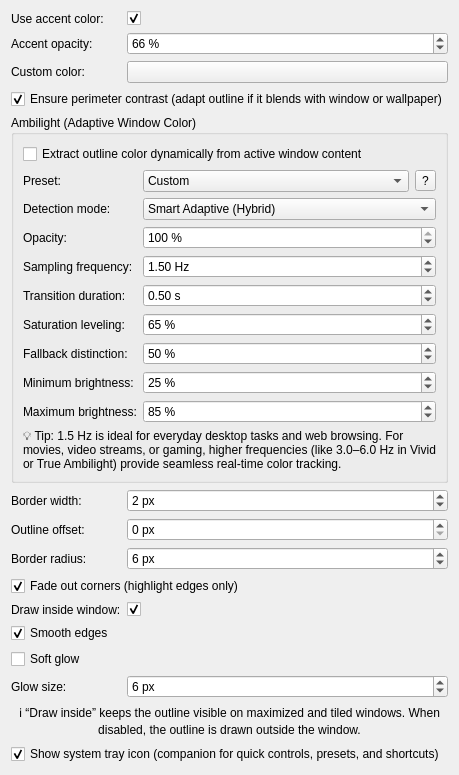
     <widget class="QWidget" name="tabGeneral">
      <attribute name="title">
       <string>Appearance</string>
      </attribute>
      <layout class="QFormLayout" name="formLayoutGeneral">

       <item row="0" column="0">
        <widget class="QLabel" name="label_accentColor">
         <property name="text">
          <string>Use accent color:</string>
         </property>
        </widget>
       </item>
       <item row="0" column="1">
        <widget class="QCheckBox" name="kcfg_UseAccentColor">
         <property name="checked">
          <bool>true</bool>
         </property>
        </widget>
       </item>

       <item row="1" column="0">
        <widget class="QLabel" name="label_accentOpacity">
         <property name="text">
          <string>Accent opacity:</string>
         </property>
        </widget>
       </item>
       <item row="1" column="1">
        <widget class="QSpinBox" name="kcfg_AccentOpacity">
         <property name="minimum">
          <number>0</number>
         </property>
         <property name="maximum">
          <number>100</number>
         </property>
         <property name="value">
          <number>66</number>
         </property>
         <property name="suffix">
          <string> %</string>
         </property>
        </widget>
       </item>

       <item row="2" column="0">
        <widget class="QLabel" name="label_customColor">
         <property name="text">
          <string>Custom color:</string>
         </property>
        </widget>
       </item>
       <item row="2" column="1">
        <widget class="KColorButton" name="kcfg_CustomColor">
         <property name="alphaChannelEnabled">
          <bool>true</bool>
         </property>
         <property name="color">
          <color alpha="255">
           <red>61</red>
           <green>174</green>
           <blue>233</blue>
          </color>
         </property>
        </widget>
       </item>

       <item row="3" column="0" colspan="2">
        <widget class="QCheckBox" name="kcfg_EnsurePerimeterContrast">
         <property name="text">
          <string>Ensure perimeter contrast (adapt outline if it blends with window or wallpaper)</string>
         </property>
         <property name="toolTip">
          <string>Monitors the window perimeter and the desktop wallpaper behind the outline. If the outline color blends into the window border or desktop background, brightness, saturation, and hue are dynamically adjusted to maintain crisp visibility across all color modes.</string>
         </property>
         <property name="checked">
          <bool>true</bool>
         </property>
        </widget>
       </item>

       <item row="4" column="0" colspan="2">
        <widget class="QGroupBox" name="groupAmbilight">
         <property name="title">
          <string>Ambilight (Adaptive Window Color)</string>
         </property>
         <layout class="QFormLayout" name="formLayoutAmbilight">
          <item row="0" column="0" colspan="2">
           <widget class="QCheckBox" name="kcfg_AmbilightEnabled">
            <property name="text">
             <string>Extract outline color dynamically from active window content</string>
            </property>
           </widget>
          </item>
          <item row="1" column="0">
           <widget class="QLabel" name="label_ambilightPreset">
            <property name="text">
             <string>Preset:</string>
            </property>
            <property name="toolTip">
             <string>Select a preconfigured profile or fine-tune individual settings manually.</string>
            </property>
           </widget>
          </item>
          <item row="1" column="1">
           <layout class="QHBoxLayout" name="layoutAmbilightPreset">
            <item>
             <widget class="QComboBox" name="comboAmbilightPreset">
              <property name="toolTip">
               <string>Select a preconfigured profile or fine-tune individual settings manually.</string>
              </property>
              <item>
               <property name="text">
                <string>Custom</string>
               </property>
              </item>
              <item>
               <property name="text">
                <string>Balanced (Default)</string>
               </property>
              </item>
              <item>
               <property name="text">
                <string>Vivid &amp; Dynamic</string>
               </property>
              </item>
              <item>
               <property name="text">
                <string>Subtle &amp; Calm</string>
               </property>
              </item>
              <item>
               <property name="text">
                <string>Eco (Battery Saver)</string>
               </property>
              </item>
              <item>
               <property name="text">
                <string>High Contrast</string>
               </property>
              </item>
              <item>
               <property name="text">
                <string>True Ambilight (Video / Cinema)</string>
               </property>
              </item>
             </widget>
            </item>
            <item>
             <widget class="QToolButton" name="btnAmbilightHelp">
              <property name="text">
               <string>?</string>
              </property>
              <property name="toolTip">
               <string>Click for detailed explanation of all Ambilight parameters and presets</string>
              </property>
             </widget>
            </item>
           </layout>
          </item>
          <item row="2" column="0">
           <widget class="QLabel" name="label_ambilightMode">
            <property name="text">
             <string>Detection mode:</string>
            </property>
            <property name="toolTip">
             <string>Algorithm used to extract the accent color from window pixels.</string>
            </property>
           </widget>
          </item>
          <item row="2" column="1">
           <widget class="QComboBox" name="kcfg_AmbilightMode">
            <property name="toolTip">
             <string>Smart Adaptive (Hybrid): Evaluates dominant accent against window average, boosting vibrance when colors align. Dominant accent: Decisively locks onto prominent vibrant accents. Balanced average: Smoothly blends all window colors into an averaged tone.</string>
            </property>
            <item>
             <property name="text">
              <string>Smart Adaptive (Hybrid)</string>
             </property>
            </item>
            <item>
             <property name="text">
              <string>Dominant accent</string>
             </property>
            </item>
            <item>
             <property name="text">
              <string>Balanced average</string>
             </property>
            </item>
           </widget>
          </item>
          <item row="3" column="0">
           <widget class="QLabel" name="label_ambilightOpacity">
            <property name="text">
             <string>Opacity:</string>
            </property>
            <property name="toolTip">
             <string>Outline opacity level (0% is completely transparent, 100% is fully opaque).</string>
            </property>
           </widget>
          </item>
          <item row="3" column="1">
           <widget class="QSpinBox" name="kcfg_AmbilightOpacity">
            <property name="toolTip">
             <string>Outline opacity level (0% is completely transparent, 100% is fully opaque).</string>
            </property>
            <property name="minimum">
             <number>0</number>
            </property>
            <property name="maximum">
             <number>100</number>
            </property>
            <property name="value">
             <number>100</number>
            </property>
            <property name="suffix">
             <string> %</string>
            </property>
           </widget>
          </item>
          <item row="4" column="0">
           <widget class="QLabel" name="label_ambilightFrequency">
            <property name="text">
             <string>Sampling frequency:</string>
            </property>
            <property name="toolTip">
             <string>How often (in Hz) window colors are analyzed. 1.5 Hz is recommended for desktop work; higher values provide instant reaction to video.</string>
            </property>
           </widget>
          </item>
          <item row="4" column="1">
           <widget class="QDoubleSpinBox" name="kcfg_AmbilightFrequency">
            <property name="toolTip">
             <string>How often (in Hz) window colors are analyzed. 1.5 Hz is recommended for desktop work; higher values provide instant reaction to video.</string>
            </property>
            <property name="minimum">
             <double>0.1</double>
            </property>
            <property name="maximum">
             <double>10.0</double>
            </property>
            <property name="singleStep">
             <double>0.5</double>
            </property>
            <property name="value">
             <double>1.5</double>
            </property>
            <property name="suffix">
             <string> Hz</string>
            </property>
           </widget>
          </item>
          <item row="5" column="0">
           <widget class="QLabel" name="label_ambilightDuration">
            <property name="text">
             <string>Transition duration:</string>
            </property>
            <property name="toolTip">
             <string>Crossfade duration (in seconds) when animating between previous and newly sampled outline colors.</string>
            </property>
           </widget>
          </item>
          <item row="5" column="1">
           <widget class="QDoubleSpinBox" name="kcfg_AmbilightDuration">
            <property name="toolTip">
             <string>Crossfade duration (in seconds) when animating between previous and newly sampled outline colors.</string>
            </property>
            <property name="minimum">
             <double>0.1</double>
            </property>
            <property name="maximum">
             <double>5.0</double>
            </property>
            <property name="singleStep">
             <double>0.1</double>
            </property>
            <property name="value">
             <double>0.5</double>
            </property>
            <property name="suffix">
             <string> s</string>
            </property>
           </widget>
          </item>
          <item row="6" column="0">
           <widget class="QLabel" name="label_ambilightSaturationLeveling">
            <property name="text">
             <string>Saturation leveling:</string>
            </property>
            <property name="toolTip">
             <string>Normalizes outline saturation: softens overly harsh neon colors and boosts pale, weak colors towards the target level.</string>
            </property>
           </widget>
          </item>
          <item row="6" column="1">
           <widget class="QSpinBox" name="kcfg_AmbilightSaturationLeveling">
            <property name="toolTip">
             <string>Normalizes outline saturation: softens overly harsh neon colors and boosts pale, weak colors towards the target level.</string>
            </property>
            <property name="minimum">
             <number>0</number>
            </property>
            <property name="maximum">
             <number>100</number>
            </property>
            <property name="value">
             <number>65</number>
            </property>
            <property name="suffix">
             <string> %</string>
            </property>
           </widget>
          </item>
          <item row="7" column="0">
           <widget class="QLabel" name="label_ambilightFallbackStrength">
            <property name="text">
             <string>Fallback distinction:</string>
            </property>
            <property name="toolTip">
             <string>Controls how strongly the outline is modified to stand out when window content matches the dominant accent in Smart Adaptive mode (0%: subtle/identical, 100%: strong contrast &amp; vibrance pop).</string>
            </property>
           </widget>
          </item>
          <item row="7" column="1">
           <widget class="QSpinBox" name="kcfg_AmbilightFallbackStrength">
            <property name="toolTip">
             <string>Controls how strongly the outline is modified to stand out when window content matches the dominant accent in Smart Adaptive mode (0%: subtle/identical, 100%: strong contrast &amp; vibrance pop).</string>
            </property>
            <property name="minimum">
             <number>0</number>
            </property>
            <property name="maximum">
             <number>100</number>
            </property>
            <property name="value">
             <number>50</number>
            </property>
            <property name="suffix">
             <string> %</string>
            </property>
           </widget>
          </item>
          <item row="8" column="0">
           <widget class="QLabel" name="label_ambilightMinBrightness">
            <property name="text">
             <string>Minimum brightness:</string>
            </property>
            <property name="toolTip">
             <string>Prevents the outline from becoming too dark on black or dark-mode windows.</string>
            </property>
           </widget>
          </item>
          <item row="8" column="1">
           <widget class="QSpinBox" name="kcfg_AmbilightMinBrightness">
            <property name="toolTip">
             <string>Prevents the outline from becoming too dark on black or dark-mode windows.</string>
            </property>
            <property name="minimum">
             <number>0</number>
            </property>
            <property name="maximum">
             <number>50</number>
            </property>
            <property name="value">
             <number>25</number>
            </property>
            <property name="suffix">
             <string> %</string>
            </property>
           </widget>
          </item>
          <item row="9" column="0">
           <widget class="QLabel" name="label_ambilightMaxBrightness">
            <property name="text">
             <string>Maximum brightness:</string>
            </property>
            <property name="toolTip">
             <string>Prevents the outline from being blindingly bright on pure white windows or bright documents.</string>
            </property>
           </widget>
          </item>
          <item row="9" column="1">
           <widget class="QSpinBox" name="kcfg_AmbilightMaxBrightness">
            <property name="toolTip">
             <string>Prevents the outline from being blindingly bright on pure white windows or bright documents.</string>
            </property>
            <property name="minimum">
             <number>50</number>
            </property>
            <property name="maximum">
             <number>100</number>
            </property>
            <property name="value">
             <number>85</number>
            </property>
            <property name="suffix">
             <string> %</string>
            </property>
           </widget>
          </item>
          <item row="10" column="0" colspan="2">
           <widget class="QLabel" name="label_ambilightWarning">
            <property name="text">
             <string>💡 Tip: 1.5 Hz is ideal for everyday desktop tasks and web browsing. For movies, video streams, or gaming, higher frequencies (like 3.0–6.0 Hz in Vivid or True Ambilight) provide seamless real-time color tracking.</string>
            </property>
            <property name="wordWrap">
             <bool>true</bool>
            </property>
           </widget>
          </item>
         </layout>
        </widget>
       </item>

       <item row="5" column="0">
        <widget class="QLabel" name="label_borderWidth">
         <property name="text">
          <string>Border width:</string>
         </property>
        </widget>
       </item>
       <item row="5" column="1">
        <widget class="QSpinBox" name="kcfg_BorderWidth">
         <property name="minimum">
          <number>1</number>
         </property>
         <property name="maximum">
          <number>20</number>
         </property>
         <property name="value">
          <number>2</number>
         </property>
         <property name="suffix">
          <string> px</string>
         </property>
        </widget>
       </item>

       <item row="6" column="0">
        <widget class="QLabel" name="label_outlineGap">
         <property name="text">
          <string>Outline offset:</string>
         </property>
        </widget>
       </item>
       <item row="6" column="1">
        <widget class="QSpinBox" name="kcfg_OutlineGap">
         <property name="minimum">
          <number>0</number>
         </property>
         <property name="maximum">
          <number>30</number>
         </property>
         <property name="value">
          <number>0</number>
         </property>
         <property name="suffix">
          <string> px</string>
         </property>
        </widget>
       </item>

       <item row="7" column="0">
        <widget class="QLabel" name="label_borderRadius">
         <property name="text">
          <string>Border radius:</string>
         </property>
        </widget>
       </item>
       <item row="7" column="1">
        <widget class="QSpinBox" name="kcfg_BorderRadius">
         <property name="minimum">
          <number>0</number>
         </property>
         <property name="maximum">
          <number>30</number>
         </property>
         <property name="value">
          <number>6</number>
         </property>
         <property name="suffix">
          <string> px</string>
         </property>
        </widget>
       </item>

       <item row="8" column="0" colspan="2">
        <widget class="QCheckBox" name="kcfg_FadeCorners">
         <property name="text">
          <string>Fade out corners (highlight edges only)</string>
         </property>
         <property name="toolTip">
          <string>Disables corners completely and smoothly fades out the outline towards each corner, illuminating only the straight edges of the window.</string>
         </property>
         <property name="checked">
          <bool>true</bool>
         </property>
        </widget>
       </item>

       <item row="9" column="0">
        <widget class="QLabel" name="label_drawInside">
         <property name="text">
          <string>Draw inside window:</string>
         </property>
        </widget>
       </item>
       <item row="9" column="1">
        <widget class="QCheckBox" name="kcfg_DrawInside">
         <property name="checked">
          <bool>true</bool>
         </property>
        </widget>
       </item>

       <item row="10" column="0" colspan="2">
        <widget class="QCheckBox" name="kcfg_SmoothEdges">
         <property name="text">
          <string>Smooth edges</string>
         </property>
         <property name="checked">
          <bool>true</bool>
         </property>
        </widget>
       </item>

       <item row="11" column="0" colspan="2">
        <widget class="QCheckBox" name="kcfg_GlowEnabled">
         <property name="text">
          <string>Soft glow</string>
         </property>
         <property name="checked">
          <bool>false</bool>
         </property>
        </widget>
       </item>

       <item row="12" column="0">
        <widget class="QLabel" name="label_glowRadius">
         <property name="text">
          <string>Glow size:</string>
         </property>
        </widget>
       </item>
       <item row="12" column="1">
        <widget class="QSpinBox" name="kcfg_GlowRadius">
         <property name="minimum">
          <number>1</number>
         </property>
         <property name="maximum">
          <number>30</number>
         </property>
         <property name="value">
          <number>6</number>
         </property>
         <property name="suffix">
          <string> px</string>
         </property>
        </widget>
       </item>

       <item row="13" column="0" colspan="2">
        <widget class="QLabel" name="label_info">
         <property name="text">
          <string>ℹ️ “Draw inside” keeps the outline visible on maximized and tiled windows. When disabled, the outline is drawn outside the window.</string>
         </property>
         <property name="alignment">
          <set>Qt::AlignCenter</set>
         </property>
         <property name="wordWrap">
          <bool>true</bool>
         </property>
        </widget>
       </item>

       <item row="14" column="0" colspan="2">
        <widget class="QCheckBox" name="kcfg_TrayIconEnabled">
         <property name="text">
          <string>Show system tray icon (companion for quick controls, presets, and shortcuts)</string>
         </property>
         <property name="toolTip">
          <string>Displays an icon in the system tray area allowing quick outline toggling, preset activation, and shortcut reference.</string>
         </property>
         <property name="checked">
          <bool>true</bool>
         </property>
        </widget>
       </item>

      </layout>
     </widget>
